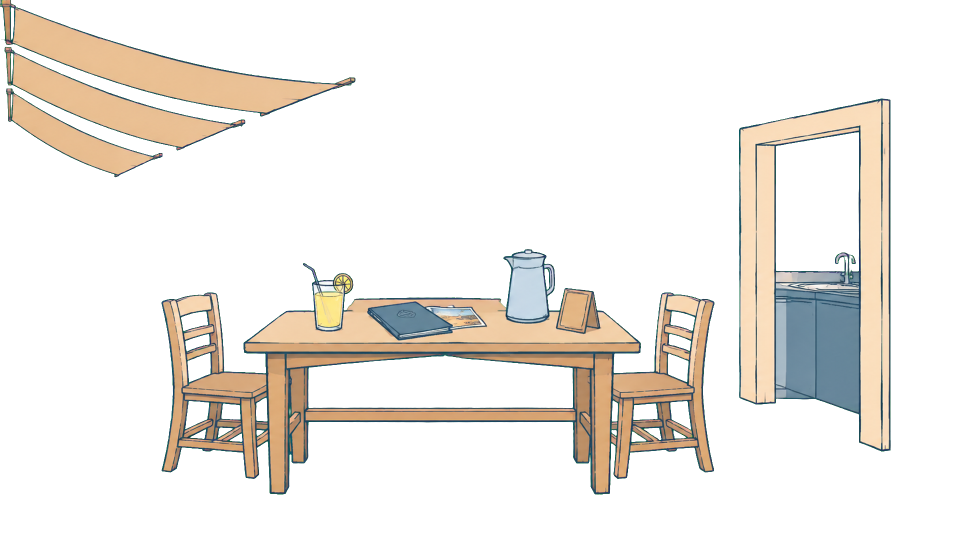
#> input picture ArtSource/L01/S01_FrontHall_BG.png, 1920 x 1088 px (shown at 1/2 size)
$ python build_unity_delivery.py
#> lines starting #> are read from the running program, lines starting #| are printed output that depends on the picture
from pathlib import Path
from PIL import Image, ImageDraw
import shutil


# 将 L01 源素材整理成可直接交给 Unity 的正式交付包。
ROOT = Path(__file__).resolve().parent
OUT = ROOT / "Delivery"
INK = (55, 78, 88, 255)
PAPER = (239, 228, 207, 255)
ACCENT = (192, 126, 66, 255)


DIRS = {
    "bg": OUT / "Backgrounds",
    "char": OUT / "Characters",
    "obj": OUT / "Objects",
    "repair": OUT / "RepairPuzzle",
    "shot": OUT / "CaptureShots",
    "hud": OUT / "UI" / "HUD",
    "camera": OUT / "UI" / "Camera",
    "dialogue": OUT / "UI" / "Dialogue",
    "editor": OUT / "UI" / "Editor",
    "social": OUT / "UI" / "Social",
}


def ensure_dirs():
    for p in DIRS.values():
        p.mkdir(parents=True, exist_ok=True)


def open_rgba(name):
#> called with name = 'S01_FrontHall_BG.png'
    return Image.open(ROOT / name).convert("RGBA")
#> returned value is the input picture: PIL image 1920x1088 RGBA; mean R, G, B, A 42.7, 231.1, 33.9, 56.2


def crop_fullscreen(im):
    """将 1920×1088 统一为项目参考分辨率 1920×1080。"""
    if im.size == (1920, 1088):
        return im.crop((0, 4, 1920, 1084))
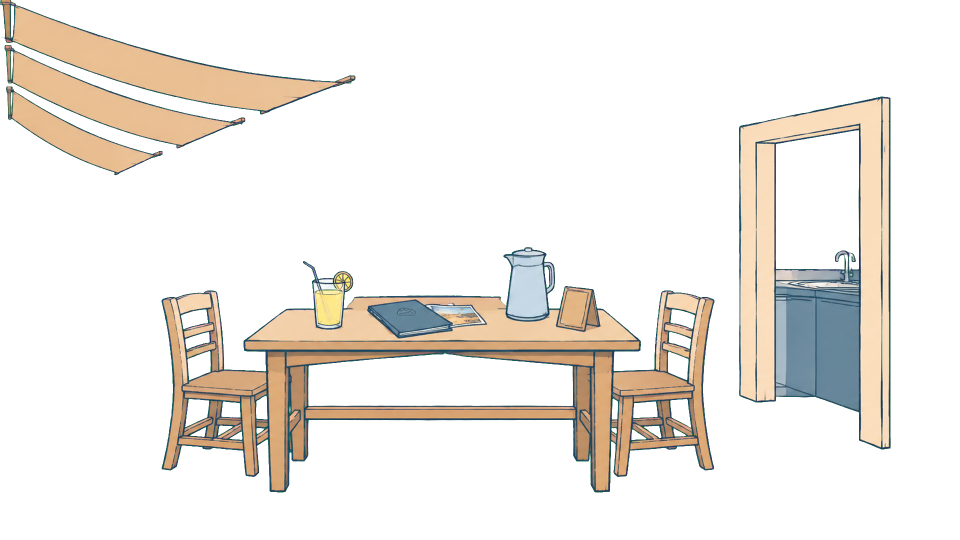
#> returned value: PIL image 1920x1080 RGBA (shown at 1/2 size); mean R, G, B, A 43, 231, 34.1, 56.6; transparent parts drawn white
#> pass 3 of the loop in build_backgrounds_characters_objects, `for n in ["S01_FrontHall_BG.png", "S02_Kitchen_BG.png", "S03_WaterStor..`:
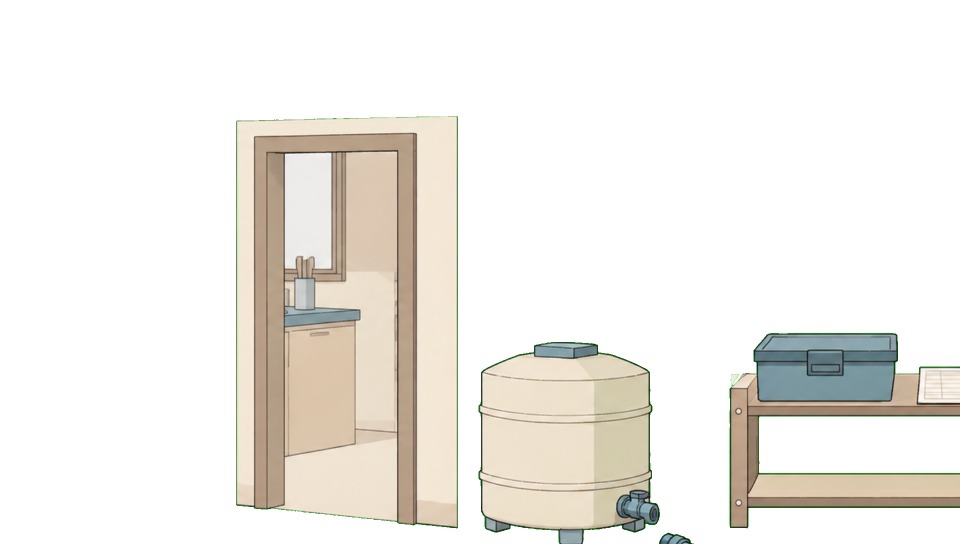
#> input picture ArtSource/L01/S03_WaterStorage_BG.png, 1920 x 1088 px (shown at 1/2 size)
#> in open_rgba, returned value is the input picture: PIL image 1920x1088 RGBA; mean R, G, B, A 55.7, 52.9, 47.7, 70.8
#> in crop_fullscreen (call 3), `return im.crop((0, 4, 1920, 1084))`:
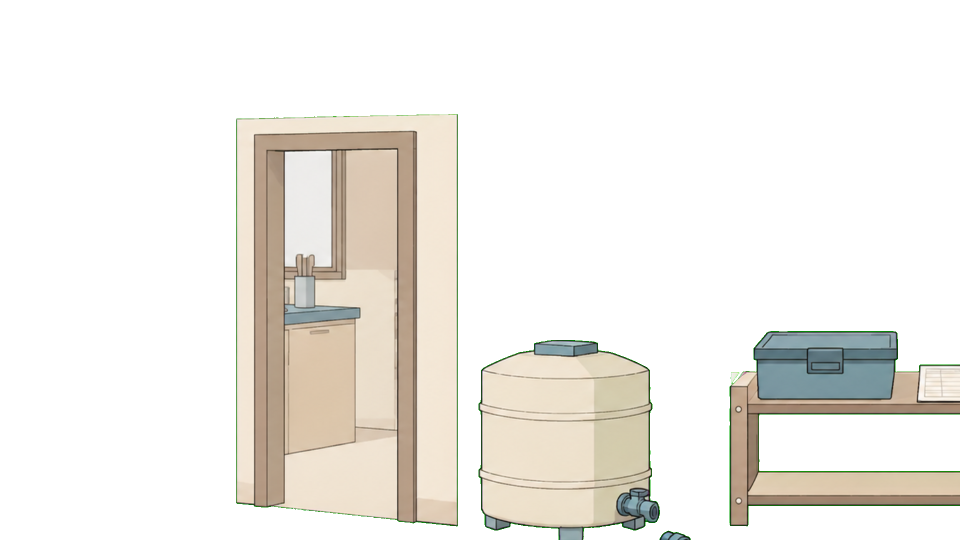
#> returned value: PIL image 1920x1080 RGBA (shown at 1/2 size); mean R, G, B, A 56.1, 53.3, 48.1, 71.3; transparent parts drawn white
    return im


def copy_image(name, folder, out_name=None, crop_screen=False):
    im = open_rgba(name)
    if crop_screen:
        im = crop_fullscreen(im)
    im.save(folder / (out_name or name))


# [14 lines left out: functions alpha_crop, fit_transparent, not called in this run]


def build_backgrounds_characters_objects():
    for n in ["S01_FrontHall_BG.png", "S02_Kitchen_BG.png", "S03_WaterStorage_BG.png"]:
        copy_image(n, DIRS["bg"], crop_screen=True)

    copy_image("C01_Hostess_Busy.png", DIRS["char"], crop_screen=True)
#> call 4 of open_rgba, with name = 'C01_Hostess_Busy.png'
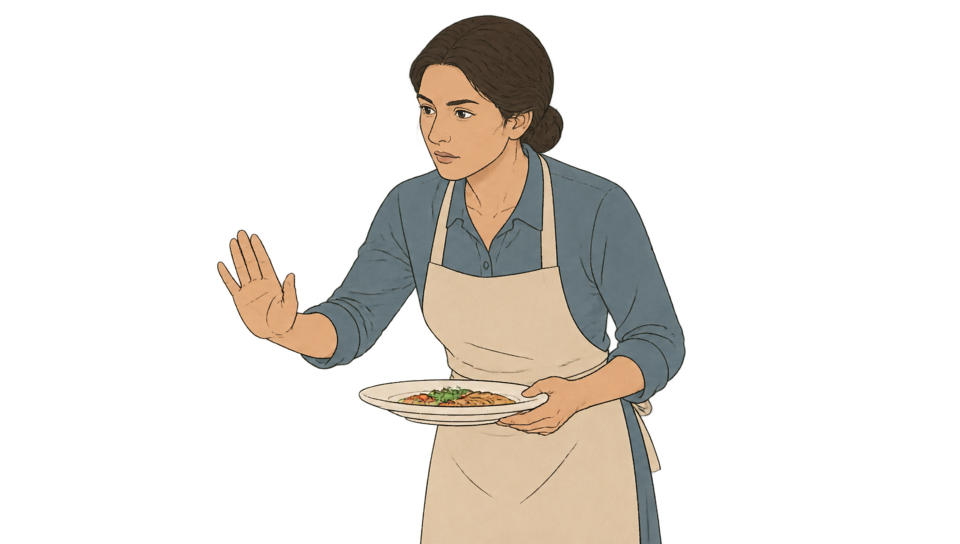
#> input picture ArtSource/L01/C01_Hostess_Busy.png, 1920 x 1088 px (shown at 1/2 size)
#> in open_rgba, returned value is the input picture: PIL image 1920x1088 RGBA; mean R, G, B, A 39.6, 35.6, 30.5, 60.3

    for n in [
        "O02_LemonDrink.png", "O03_TableClueGroup.png", "I02_OldPostcard.png",
        "I01_HoseRepairKit.png", "O04_Faucet_Flowing.png", "O07_DrinkStation_Active.png",
        "O04_Faucet_Dry_Closeup.png", "O05_PartsBox_Closed.png", "O05_PartsBox_Open.png",
    ]:
        copy_image(n, DIRS["obj"], crop_screen=open_rgba(n).size == (1920, 1088))
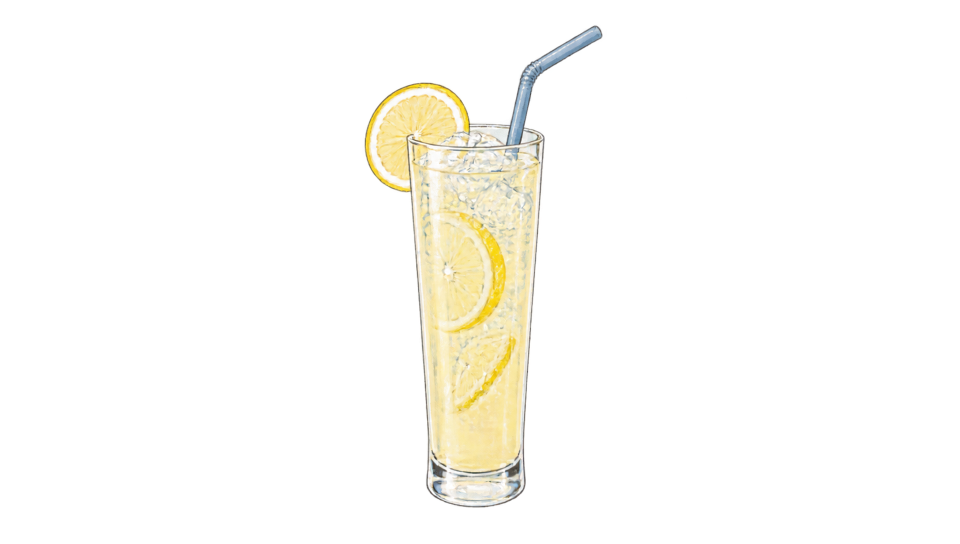
#> input picture ArtSource/L01/O02_LemonDrink.png, 1920 x 1088 px (shown at 1/2 size)
#> in open_rgba, returned value is the input picture: PIL image 1920x1088 RGBA; mean R, G, B, A 23.5, 22.4, 18, 24.3


# [104 lines left out: functions build_aligned_repair_states, flatten_scene, crop_to_16_9, build_capture_shots, build_ui, not called in this run]


def main():
    ensure_dirs()
    build_backgrounds_characters_objects()
    build_aligned_repair_states()
    build_capture_shots()
    build_ui()


if __name__ == "__main__":
#> (the run stopped early here; a loop or call above may not have finished)
